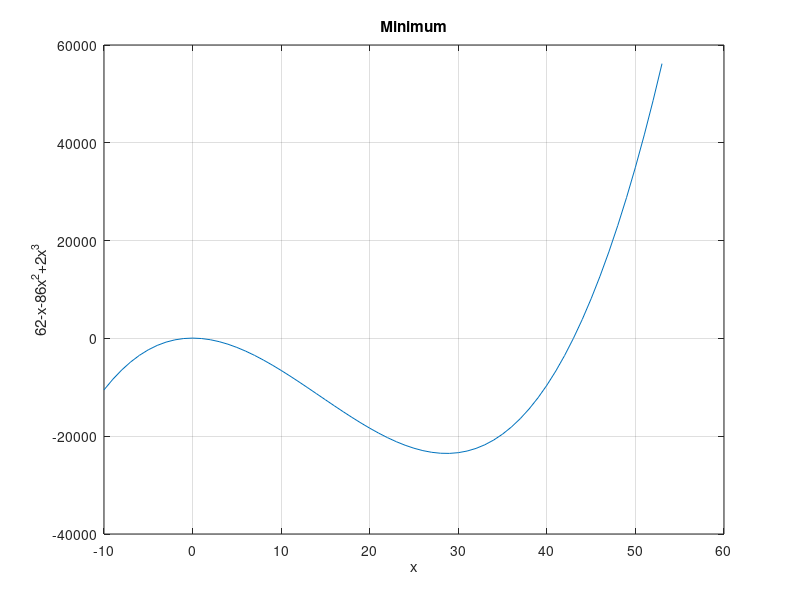
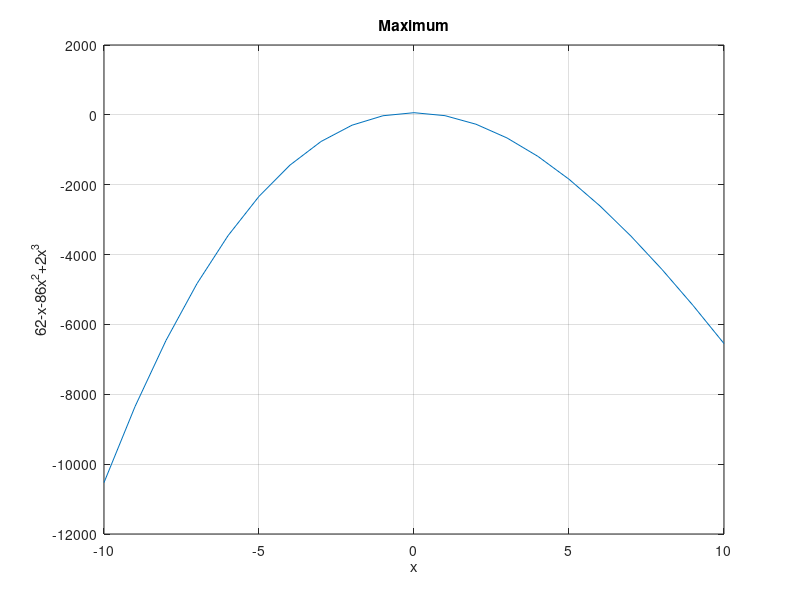

Reproduce these figures in MATLAB, in order.
clc
a=62;
b=-1;
c=-86;
d=2;
x=-10:1:53;
y=a+b*x+c*x.^2+d*x.^3;
figure 
plot(x,y)
title('Minimum')
xlabel('x')
ylabel('62-x-86x^2+2x^3')
grid on
minX=fminbnd(@(x) a+b*x+c*x^2+d*x^3,0,53);
minY=a+b*minX+c*minX^2+d*minX^3;
x=-10:1:10;
y=a+b*x+c*x.^2+d*x.^3;
figure
plot(x,y)
title('Maximum')
xlabel('x')
ylabel('62-x-86x^2+2x^3')
grid on
maxX=fminbnd(@(x) -(a+b*x+c*x^2+d*x^3),-10,10);
maxY=a+b*maxX+c*maxX^2+d*maxX^3;
